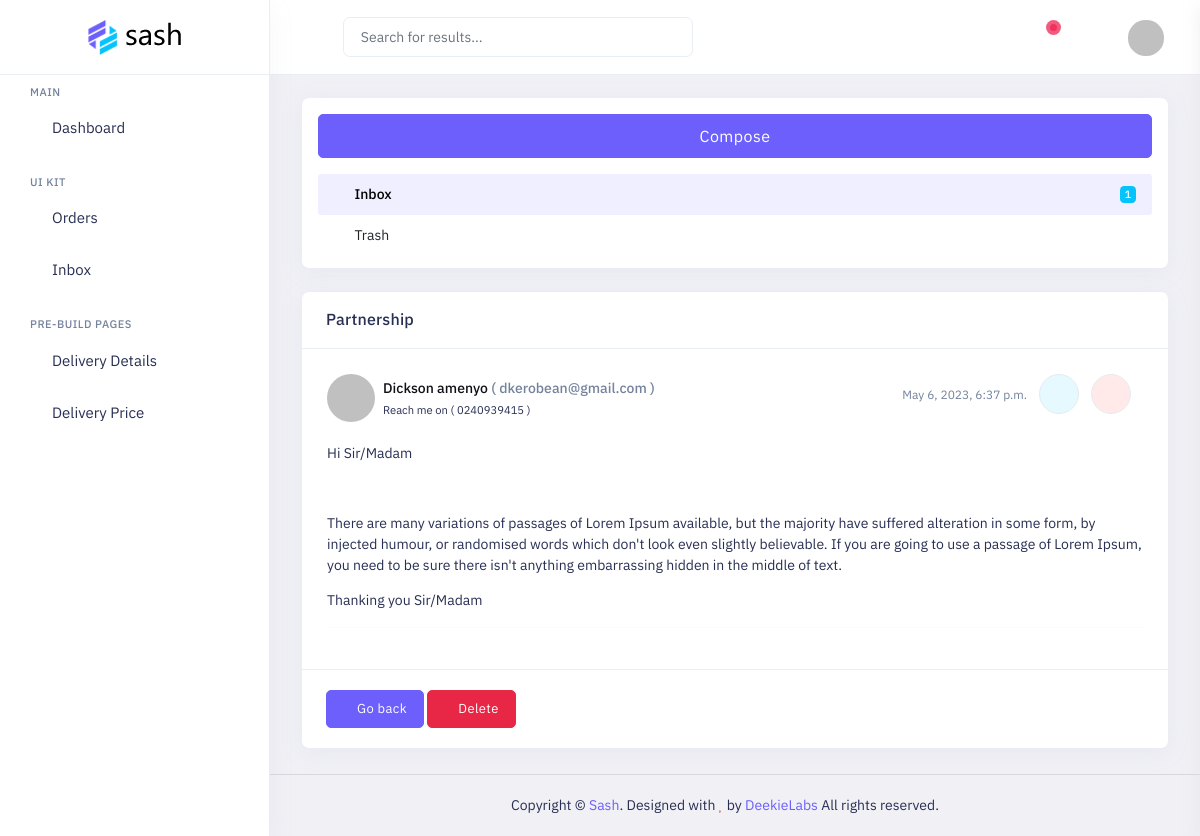
The app's page /dashboard/messages/438b0fb9a6f5465681f5b7bdbe50e37b/ (signed in) with its own data.
### frontend/models.py (models this page shows)
class Contact(models.Model):
    name = models.CharField(max_length=200, blank=True, null=True)
    topic = models.CharField(max_length=200, blank=True, null=True)
    email = models.EmailField(max_length=254)
    phone = models.CharField(max_length=200, blank=True, null=True)
    message = models.TextField()
    id = models.UUIDField(default=uuid.uuid4, unique=True,
                          primary_key=True, editable=False)
    created_at = models.DateTimeField(auto_now_add=True, null=True, blank=True)
    def __str__(self):
        return self.name

### admin_dashboard/views.py (the view)
# urls.py: path('messages/<str:pk>/', views.viewMessages, name="view-message"),
@login_required(login_url='admin-login')
@user_passes_test(is_admin)
def viewMessages(request, pk):
    all_messages = Contact.objects.all()
    message = Contact.objects.get(id=pk)
    context = {
        'message':message,
        'all_messages': all_messages
    }
    return render(request, 'admin_dashboard/contact/viewMessage.html', context)

### admin_dashboard/views.py (called while the page is built)
def is_admin(user):
    return user.is_authenticated and user.is_staff

### admin_dashboard/templates/admin_dashboard/contact/viewMessage.html (shortened to what this page needs)
{% extends 'layouts/admin_dashboard.html' %}
{% load static %}
{% block content %}
            <div class="main-content app-content mt-0">
                <div class="side-app">
                    <div class="main-container container-fluid">
                        <div class="page-header">
                            <h1 class="page-title">Email-Read</h1>
                            <div>
                                <ol class="breadcrumb">
                                    <li class="breadcrumb-item"><a href="javascript:void(0)">Pages</a></li>
                                    <li class="breadcrumb-item active" aria-current="page">Email-Read</li>
                                </ol>
                            </div>
                        </div>
                        <div class="row">
                            <div class="col-xl-3">
                                <div class="card">
                                    <div class="list-group list-group-transparent mb-0 mail-inbox pb-3">
                                        <div class="mt-4 mb-4 mx-4 text-center">
                                            <a href="email-compose.html" class="btn btn-primary btn-lg d-grid">Compose</a>
                                        </div>
                                        <a href="email-inbox.html" class="list-group-item d-flex align-items-center active mx-4">
                                                <span class="icons"><i class="ri-mail-line"></i></span> Inbox <span class="ms-auto badge bg-secondary bradius">{{all_messages.count}}</span>
                                        </a>
                                        <a href="javascript:void(0)" class="list-group-item d-flex align-items-center mx-4">
                                            <span class="icons"><i class="ri-delete-bin-line"></i></span> Trash
                                        </a>
                                    </div>
                                </div>
                            </div>
                            <div class="col-xl-9">
                                <div class="card">
                                    <div class="card-header">
                                        <h3 class="card-title">{{message.topic}}</h3>
                                    </div>
                                    <div class="card-body">
                                        <div class="email-media">
                                            <div class="mt-0 d-sm-flex">
                                                <img class="me-2 rounded-circle avatar avatar-lg" src="{% static '/asset/images/users/6.jpg' %}" alt="avatar">
                                                <div class="media-body pt-0">
                                                    <div class="float-md-end d-flex fs-15">
                                                        <small class="me-3 mt-3 text-muted">{{message.created_at}}</small>
                                                        <a href="javascript:void(0)" class="me-3 email-icon text-secondary bg-secondary-transparent" data-bs-toggle="tooltip" aria-label="Reply" data-bs-original-title="Reply"><i class="fa fa-reply"></i></a>
                                                        <div class="me-3">
                                                            <a href="javascript:void(0)" class="text-danger email-icon bg-danger-transparent" data-bs-toggle="dropdown" role="button" aria-haspopup="true" aria-expanded="false"><i class="fe fe-more-horizontal"></i></a>
                                                        </div>
                                                    </div>
                                                    <div class="media-title text-dark font-weight-semibold mt-1">{{message.name|capfirst}} <span class="text-muted font-weight-semibold">( {{message.email}} )</span></div>
                                                    <small class="mb-0">Reach me on ( {{message.phone}} ) </small>
                                                </div>
                                            </div>
                                        </div>
                                        <div class="eamil-body mt-5">
                                            <h6>Hi Sir/Madam</h6><br><br>
                                                <p>{{message.message|escape}}</p>
                                            <p class="mb-0">Thanking you Sir/Madam</p>
                                            <hr>
                                        </div>
                                    </div>
                                    <div class="card-footer">
                                        <a class="btn btn-primary mt-1 mb-1" href="{% url 'all-messages' %}"><i class="fa fa-reply"></i> Go back</a>
                                        <a class="btn btn-danger mt-1 mb-1" href="{% url 'delete-message' message.id %}"><i class="fa fa-trash"></i> Delete</a>
                                    </div>
                                </div>
                            </div>
                        </div>
                    </div>
                </div>
            </div>
{% endblock content %}

### static/asset/switcher/css/switcher.css (style rules this page uses)
.font-weight-semibold { font-weight: 500; }

### records on screen
Contact: topic "Partnership", created_at "May 6, 2023, 6:37 p.m.", name "Dickson amenyo", email "dkerobean@gmail.com", phone "0240939415", message "There are many variations of passages of Lorem Ipsum available, but the majority have suffered alteration in some form, by injected humour, or randomised words which don't look even slightly believable. If you are going to use a passage of Lorem Ipsum, you need to be sure there isn't anything embarrassing hidden in the middle of text."

### other values on screen
{{ all_messages.count }} "1"
